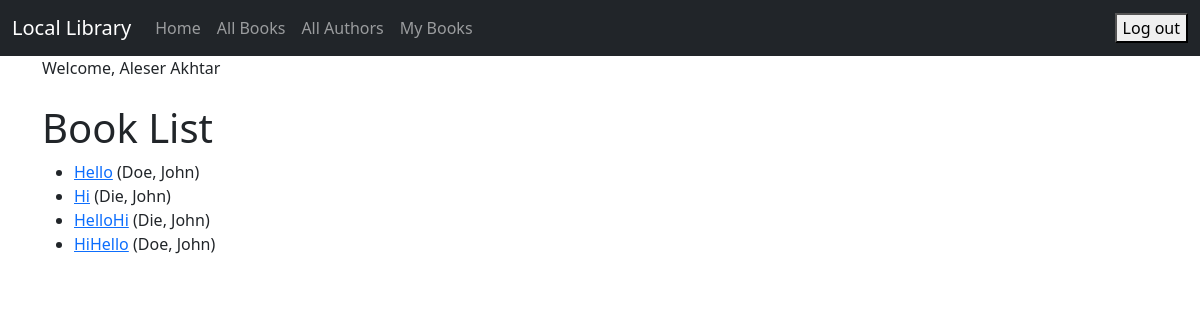
/books/ (signed in), run on the app's committed database.
### catalog/models.py (models this page shows, shortened)
class Book(models.Model):
    title = models.CharField(max_length=200)
    author = models.ForeignKey('Author', on_delete=models.RESTRICT, null=True)
    summary = models.TextField(max_length=1000, help_text="Enter a brief description of the book")
    isbn = models.CharField('ISBN', max_length=13, unique=True, help_text='13 Character <a href="https://www.isbn-international.org/content/what-isbn">ISBN number</a>')
    genre = models.ManyToManyField(Genre, help_text="Select a genre for this book")
    image = models.ImageField(upload_to='book_images/', null=True, blank=True)  # New field
    def get_absolute_url(self):
        return reverse('book_detail', args=[str(self.id)])

class Author(models.Model):
    first_name = models.CharField(max_length=100)
    last_name = models.CharField(max_length=100)
    date_of_birth = models.DateField(null=True, blank=True)
    date_of_death = models.DateField('Died', null=True, blank=True)
    author_image = models.ImageField(upload_to='images/', null=True, blank=True)
    class Meta:
        ordering = ['last_name', 'first_name']
    def __str__(self):
        return f'{self.last_name}, {self.first_name}'

### catalog/views.py (the view)
# urls.py: path('books/', views.BookListView.as_view(), name='book_list'),
class BookListView(LoginRequiredMixin, generic.ListView):
    model = Book

### catalog/templates/catalog/book_list.html (shortened to what this page needs)
{% extends "catalog/base.html" %}
{% block content %}
    <h1>Book List</h1>
    {% if book_list %}
        <ul>
            {% for book in book_list %}
                <li>
                    <a href="{{ book.get_absolute_url }}">{{ book.title }}</a>
                    ({{ book.author }})
                </li>
            {% endfor %}
        </ul>
    {% else %}
        <p>There are no books in the library.</p>
    {% endif %}
{% endblock %}

### catalog/templates/catalog/base.html (shortened to what this page needs)
{% load static %}
<!doctype html>
<html lang="en">
<head>
    <link href="https://cdn.jsdelivr.net/npm/bootstrap@5.3.0-alpha1/dist/css/bootstrap.min.css" rel="stylesheet"
>
</head>
<body>
<nav class="navbar navbar-expand-lg navbar-dark bg-dark">
    <div class="container-fluid">
        <a class="navbar-brand" href="{% url 'index' %}">Local Library</a>
        <div class="collapse navbar-collapse" id="navbarSupportedContent">
            <ul class="navbar-nav me-auto mb-2 mb-lg-0">
                <li class="nav-item">
                    <a class="nav-link" href="{% url 'index' %}">Home</a>
                </li>
                <li class="nav-item">
                    <a class="nav-link" href="{% url 'book_list' %}">All Books</a>
                </li>
                <li class="nav-item">
                    <a class="nav-link" href="{% url 'author_list' %}">All Authors</a>
                </li>
                {% if user.is_authenticated %}
                    <li><a class="nav-link" href="{% url 'my_books' %}">My Books</a></li>
                {% endif %}
            </ul>
        </div>
    <ul class="nav navbar-nav ml-auto">
        {% if user.is_authenticated %}
           <li>
              <form action="{% url 'logout' %}" method="post">
                 <button type="submit">Log out</button>
              </form>
           </li>
        {% else %}
            <li><a class="nav-link" href="{% url 'login' %}"><span class="glyphicon glyphicon-log-in"></span>Login</a>
            </li>
            <li><a class="nav-link" href="{% url 'register' %}"><span class="glyphicon glyphicon-log-in"></span>Sign Up</a>
            </li>
        {% endif %}
    </ul>
    </div>
</nav>
<div class="container">
    {% if user.is_authenticated %}
        Welcome, {{ user.first_name }} {{ user.last_name }}
    {% endif %}
</div>
<div class="container">
    <br/>
    {% block content %}
    {% endblock %}
</div>
</body>
</html>

### data on the page
Book: title "Hello", author "Doe, John"
Book: title "Hi", author "Die, John"
Book: title "HelloHi", author "Die, John"
Book: title "HiHello", author "Doe, John"

### other printed values
{{ user.first_name }} "Aleser"
{{ user.last_name }} "Akhtar"
